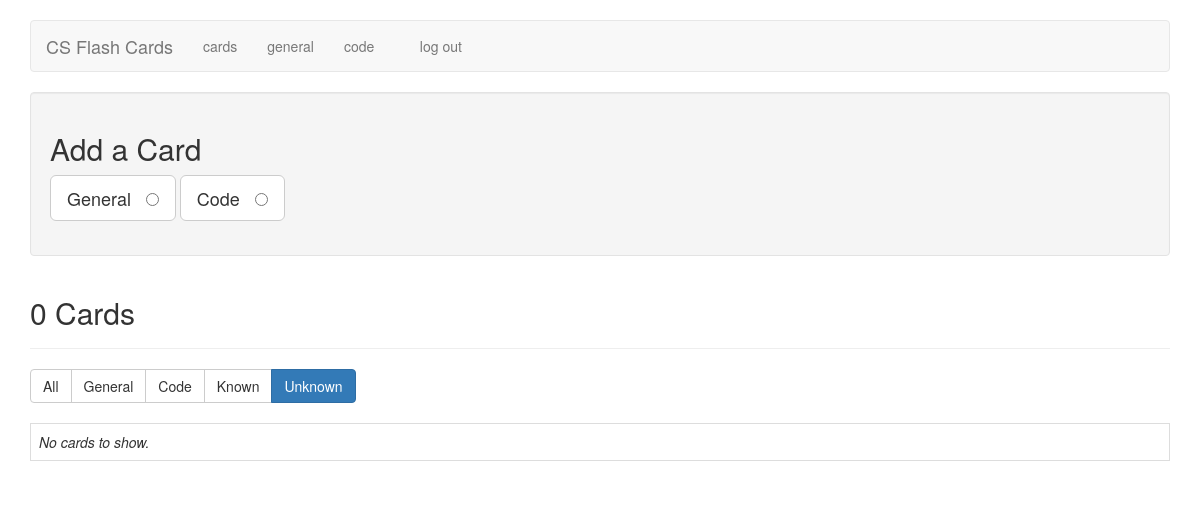
The app's page /filter_cards/unknown (signed in), older data.
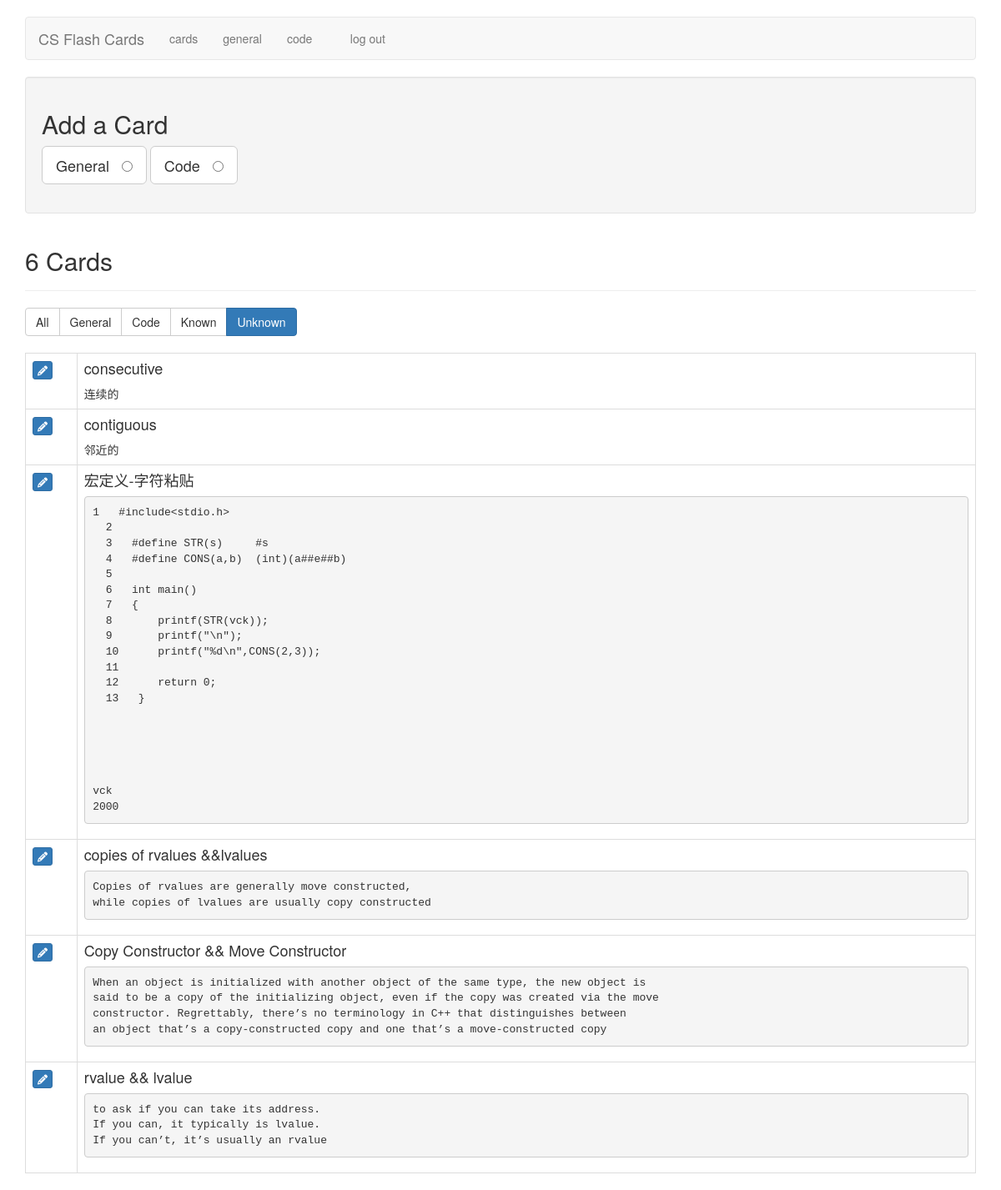
The same page, newer data.
### tables this page shows
CREATE TABLE cards (
  id integer primary key autoincrement,
  type tinyint not null, /* 1 for vocab, 2 for code */
  front text not null,
  back text not null,
  known boolean default 0
);

### flash_cards.py (the view)
@app.route('/filter_cards/<filter_name>')
def filter_cards(filter_name):
    if not session.get('logged_in'):
        return redirect(url_for('login'))
    filters = {
        "all":      "where 1 = 1",
        "general":  "where type = 1",
        "code":     "where type = 2",
        "known":    "where known = 1",
        "unknown":  "where known = 0",
    }
    query = filters.get(filter_name)
    if not query:
        return redirect(url_for('cards'))
    db = get_db()
    fullquery = "SELECT id, type, front, back, known FROM cards " + query + " ORDER BY id DESC"
    cur = db.execute(fullquery)
    cards = cur.fetchall()
    return render_template('cards.html', cards=cards, filter_name=filter_name)

### flash_cards.py (called while the page is built)
def connect_db():
    rv = sqlite3.connect(app.config['DATABASE'])
    rv.row_factory = sqlite3.Row
    return rv

def get_db():
    if not hasattr(g, 'sqlite_db'):
        g.sqlite_db = connect_db()
    return g.sqlite_db

### templates/cards.html (shortened to what this page needs)
{% extends "layout.html" %}
{% block body %}
    <div class="well editPanel">
        <h2>Add a Card</h2>
        <form action="{{ url_for('add_card') }}" method="post" class="cardForm">
            <div class="form-group">
                <label for="general" class="toggleButton btn btn-default btn-lg">General &nbsp;
                    <input type="radio" name="type" value="1" id="general"/>
                </label>
                <label for="code" class="toggleButton btn btn-default btn-lg">Code &nbsp;
                    <input type="radio" name="type" value="2" id="code"/>
                </label>
            </div>
        </form>
    </div>
    <div class="page-header">
        <h2>{{ cards|length }} Card{{ '' if (cards|length == 1) else 's' }}</h2>
    </div>
    <div class="btn-group btn-group-md" role="group" aria-label="filters">
        <a href="{{ url_for('filter_cards', filter_name="all") }}" class="btn btn-{{ "primary" if filter_name == "all" else "default" }}">All</a>
        <a href="{{ url_for('filter_cards', filter_name="general") }}" class="btn btn-{{ "primary" if filter_name == "general" else "default" }}">General</a>
        <a href="{{ url_for('filter_cards', filter_name="code") }}" class="btn btn-{{ "primary" if filter_name == "code" else "default" }}">Code</a>
        <a href="{{ url_for('filter_cards', filter_name="known") }}" class="btn btn-{{ "primary" if filter_name == "known" else "default" }}">Known</a>
        <a href="{{ url_for('filter_cards', filter_name="unknown") }}" class="btn btn-{{ "primary" if filter_name == "unknown" else "default" }}">Unknown</a>
    </div>
    <br />
    <br />
    <table class="table table-bordered">
        {% for card in cards %}
            <tr>
                <td>
                    <a href="{{ url_for('edit', card_id=card.id) }}" class="btn btn-xs btn-primary"><i class="fa fa-pencil" aria-hidden="true"></i></a>
                </td>
                <td class="cardContent">
                    <h4>
                        {{ card.front }}
                    </h4>
                    {% if card.type == 1 %}
                        {{ card.back|replace("\n", "<br />")|safe }}
                    {% else %}
                        <pre><code>{{ card.back|escape }}</code></pre>
                    {% endif %}
                </td>
            </tr>
        {% else %}
            <tr>
                <td>
                    <em>No cards to show.</em>
                </td>
            </tr>
        {% endfor %}
    </table>
{% endblock %}

### templates/layout.html (shortened to what this page needs)
<!doctype html>
<html>
<head>
    <link rel="stylesheet" href="https://maxcdn.bootstrapcdn.com/bootstrap/3.3.6/css/bootstrap.min.css"
>
    <link rel=stylesheet type=text/css href="{{ url_for('static', filename='style.css') }}"/>
    <link rel="stylesheet" type="text/css" href="{{ url_for('static', filename='highlight-theme-github.css') }}" />
</head>
<body>
    <div class="container">
        <div class="row">
            <div class="col-xs-12">
                <br/>
                <nav class="navbar navbar-default">
                    <div class="navbar-header">
                        <a class="navbar-brand" href="{{ url_for('index') }}">CS Flash Cards</a>
                        <ul class="nav navbar-nav navbar-right">
                            {% if not session.logged_in %}
                                <li><a href="{{ url_for('login') }}">log in</a></li>
                            {% else %}
                                <li><a href="{{ url_for('cards') }}">cards</a></li>
                                <li><a href="{{ url_for('general') }}">general</a></li>
                                <li><a href="{{ url_for('code') }}">code</a></li>
                                <li>&nbsp;&nbsp;&nbsp;&nbsp;</li>
                                <li><a href="{{ url_for('logout') }}">log out</a></li>
                            {% endif %}
                        </ul>
                    </div>
                </nav>
                {% block body %}{% endblock %}
            </div>
        </div>
    </div>
</body>
</html>

### static/style.css (style rules this page uses)
.cardContent h4 { margin-top: 0; }
.navbar-nav>li, .navbar-nav { float: left !important; }
.navbar-nav.navbar-right:last-child { margin-right: 0 !important; }
.navbar-right { float: right!important; }

Row changes from the older to the newer data that the page shows:
added cards: front "consecutive", back "连续的"
added cards: front "contiguous", back "邻近的"
added cards: front "宏定义-字符粘贴", back "1 #include<stdio.h> 2 3 #define STR(s) #s 4 #define CONS(a,b) (int)(a##e##b) 5 6 int main() 7 { 8 printf(STR(vck)); 9 printf(\"\\n\"); 10 printf(\"%d\\n\",CONS(2,3)); 11 12 return 0; 13 } vck 2000"
added cards: front "copies of rvalues &&lvalues", back "Copies of rvalues are generally move constructed, while copies of lvalues are usually copy constructed"
added cards: front "Copy Constructor && Move Constructor", back "When an object is initialized with another object of the same type, the new object is said to be a copy of the initializing object, even if the copy was created via the move constructor. Regrettably, there’s no terminology in C++ that distinguishes between an object that’s a copy-constructed copy and one that’s a move-constructed copy"
added cards: front "rvalue && lvalue", back "to ask if you can take its address. If you can, it typically is lvalue. If you can’t, it’s usually an rvalue"
Text that changed along with them:
{{ cards|length }}: "0" → "6"
text no longer shown: "No cards to show."
